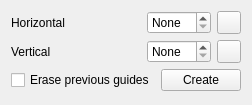
<?xml version="1.0" encoding="UTF-8"?>
<ui version="4.0">
 <class>InsertGuidesToolOptionWidget</class>
 <widget class="QWidget" name="InsertGuidesToolOptionWidget">
  <property name="geometry">
   <rect>
    <x>0</x>
    <y>0</y>
    <width>230</width>
    <height>103</height>
   </rect>
  </property>
  <property name="sizePolicy">
   <sizepolicy hsizetype="Minimum" vsizetype="Expanding">
    <horstretch>0</horstretch>
    <verstretch>0</verstretch>
   </sizepolicy>
  </property>
  <layout class="QVBoxLayout">
   <item>
    <layout class="QHBoxLayout">
     <item>
      <widget class="QLabel">
       <property name="text">
        <string>Horizontal</string>
       </property>
      </widget>
     </item>
     <item>
      <widget class="QDoubleSpinBox" name="m_horizontalSpinBox">
       <property name="sizePolicy">
        <sizepolicy hsizetype="Maximum" vsizetype="Fixed">
         <horstretch>0</horstretch>
         <verstretch>0</verstretch>
        </sizepolicy>
       </property>
       <property name="specialValueText">
        <string>None</string>
       </property>
       <property name="minimum">
        <number>0</number>
       </property>
       <property name="maximum">
        <number>100</number>
       </property>
       <property name="toolTip">
        <string>Insert this number of horizontal equally spaced guides.</string>
       </property>
      </widget>
     </item>
     <item>
      <widget class="QToolButton" name="m_horizontalEdgesCheckBox">
       <property name="toolTip">
        <string>Insert guides at the horizontal edges.</string>
       </property>
       <property name="checkable">
        <bool>true</bool>
       </property>
      </widget>
     </item>
    </layout>
   </item>
   <item>
    <layout class="QHBoxLayout">
     <item>
      <widget class="QLabel">
       <property name="text">
        <string>Vertical</string>
       </property>
      </widget>
     </item>
     <item>
      <widget class="QDoubleSpinBox" name="m_verticalSpinBox">
       <property name="sizePolicy">
        <sizepolicy hsizetype="Maximum" vsizetype="Fixed">
         <horstretch>0</horstretch>
         <verstretch>0</verstretch>
        </sizepolicy>
       </property>
       <property name="specialValueText">
        <string>None</string>
       </property>
       <property name="minimum">
        <number>0</number>
       </property>
       <property name="maximum">
        <number>100</number>
       </property>
       <property name="toolTip">
        <string>Insert this number of vertical equally spaced guides.</string>
       </property>
      </widget>
     </item>
     <item>
      <widget class="QToolButton" name="m_verticalEdgesCheckBox">
       <property name="toolTip">
        <string>Insert guides at the vertical edges.</string>
       </property>
       <property name="checkable">
        <bool>true</bool>
       </property>
      </widget>
     </item>
    </layout>
   </item>
   <item>
    <layout class="QHBoxLayout">
     <item>
      <widget class="QCheckBox" name="m_erasePreviousCheckBox">
       <property name="text">
        <string>Erase previous guides</string>
       </property>
      </widget>
     </item>
     <item>
      <widget class="QPushButton" name="m_createButton">
       <property name="text">
        <string>Create</string>
       </property>
      </widget>
     </item>
    </layout>
   </item>
   <item>
    <spacer name="verticalSpacer">
     <property name="orientation">
      <enum>Qt::Vertical</enum>
     </property>
     <property name="sizeType">
      <enum>QSizePolicy::MinimumExpanding</enum>
     </property>
    </spacer>
   </item>
  </layout>
 </widget>
 <customwidgets>
 </customwidgets>
 <resources/>
 <connections/>
</ui>
